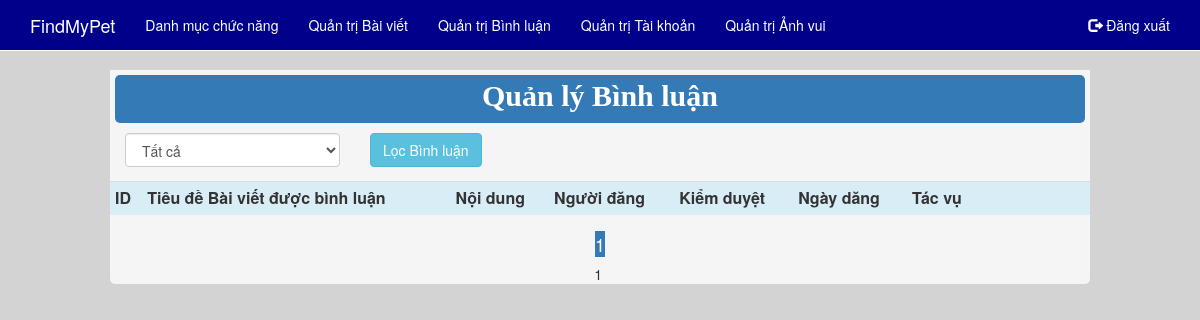
The app's page /Admin/QLBinhLuan.php (signed in), older data.
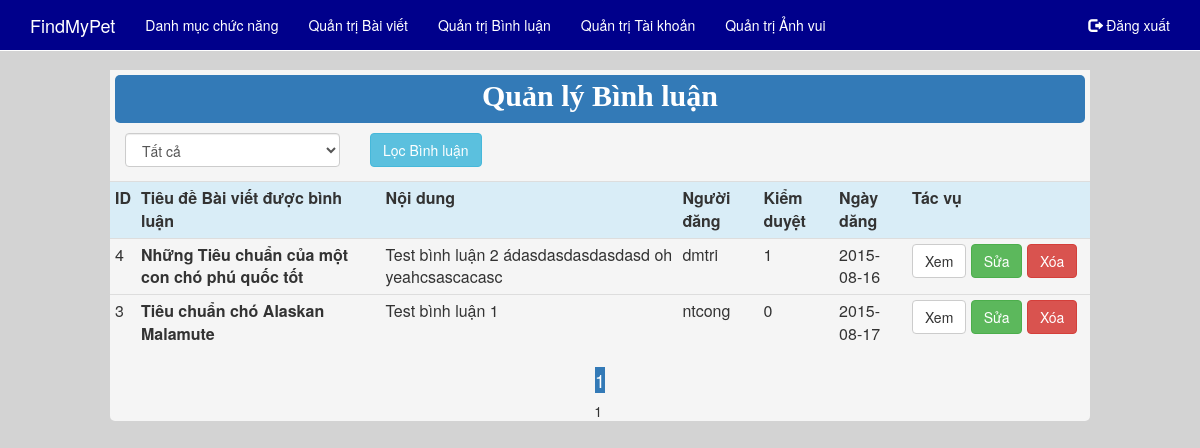
The same page, newer data.
### tables this page shows
CREATE TABLE IF NOT EXISTS `binhluan` (
  `ID` int(11) NOT NULL,
  `IDBinhLuan` int(11) NOT NULL,
  `NoiDung` text NOT NULL,
  `TenDN` varchar(55) NOT NULL,
  `Ho` varchar(50) NOT NULL,
  `Ten` varchar(50) NOT NULL,
  `Email` varchar(50) NOT NULL,
  `SoDienThoai` varchar(20) NOT NULL,
  `KiemDuyet` tinyint(1) NOT NULL DEFAULT '0',
  `NgayBinhLuan` date DEFAULT NULL
);

CREATE TABLE IF NOT EXISTS `baiviet` (
  `ID` int(11) NOT NULL,
  `TieuDe` varchar(200) NOT NULL,
  `TomTat` text NOT NULL,
  `NoiDung` text NOT NULL,
  `HinhAnh` varchar(100) NOT NULL,
  `TenDN` varchar(55) NOT NULL,
  `IDDanhMuc` int(11) NOT NULL,
  `KiemDuyet` tinyint(1) NOT NULL,
  `NgayDang` date NOT NULL,
  `Loai` varchar(100) NOT NULL,
  `Giong` varchar(100) NOT NULL,
  `DacDiem` text NOT NULL,
  `TinhCach` text NOT NULL,
  `KhaNang` text NOT NULL,
  `NguonGoc` text NOT NULL,
  `TieuChuan` text NOT NULL,
  `Ten` varchar(100) NOT NULL,
  `Mau` varchar(100) NOT NULL,
  `Tuoi` int(11) NOT NULL,
  `DacDiemNhanDang` text NOT NULL
);

### Admin/QLBinhLuan.php (the view, shortened to what this page needs)
<html>
<head>
    <link href="../Bootstrap/css/bootstrap.min.css" rel="stylesheet">
    <link href="../css/menu.css" rel="stylesheet">
    <link rel="stylesheet" type="text/css" href="../css/style.css" media="screen" />
</head>
<body style="background-color: lightgrey;min-height:100%;">
	<?php
        include("menu_Admin.php");
    ?>
<div class="container" style="background-color: whitesmoke;width:980px; border-radius: 5px;">
	<div class="row" style="background-color: whitesmoke;padding-top: 5px;">
    	<p class="bg-primary" style="margin-right: 5px;margin-left: 5px;font-size: 30px;color:white;font-family: tahoma;text-align: center;border-radius:5px;padding-bottom: 5px;"> <b>Quản lý Bình luận</b> </p>
    </div>
    <div class="row">
        <div class="col-md-3">
        	<form name="frmLoc" method="post">
				<select class="form-control" name="slKiemDuyet">
                	<option value='2'> Tất cả</option>
				</select>
		</div>
                <div class="col-md-3" align="left">
                	<button type="submit" class="btn btn-info" name="submit">Lọc Bình luận</button>
                </div>
	</div>
	<div class="row" align="center">
        <table class="table table-condensed">
        <tr>
            <th class="info" >ID</th>
            <th class="info" >Tiêu đề Bài viết được bình luận</th>
			<th class="info" >Nội dung</th>
            <th class="info" >Người đăng</th>
			<th class="info" >Kiểm duyệt</th>
            <th class="info" >Ngày dăng</th>
            <th class="info" width="183" >Tác vụ</th>
        </tr>
        <?php
            $conn = ConnectDB::connect();
            $sql = "SELECT A.ID, B.TieuDe, A.NoiDung, A.TenDN, A.KiemDuyet, A.NgayBinhLuan FROM BinhLuan AS A INNER JOIN BaiViet AS B ON A.IDBinhLuan = B.ID ORDER BY A.ID DESC";
			$row_per_page=10;
			$resultAll = mysqli_query($conn, $sql);
			$rows = $resultAll->num_rows;
			if ($rows>$row_per_page) $page=ceil($rows/$row_per_page);
			else $page=1;
			if(array_key_exists('start',$_GET))
			{
				$start = $_GET['start'];
			}
			else
				$start = 0;
			$sql .= " LIMIT ".$start.",".$row_per_page;
			$result = mysqli_query($conn, $sql);
            if($result->num_rows > 0)
            {
                while($row = $result->fetch_assoc())
                {
                    echo "<tr>";
                        echo "<td>". $row['ID'] ."</td>";
                        echo "<th>". $row['TieuDe'] ."</th>";
						echo "<td>". $row['NoiDung'] ."</td>";
						echo "<td>". $row['TenDN'] ."</td>";
						echo "<td>". $row['KiemDuyet'] ."</td>";
						echo "<td>". $row['NgayBinhLuan'] ."</td>";
                        echo "<td>
							<a href='BinhLuan_Doc.php?ID=".$row['ID']."'><input type='button' value='Xem' class='btn btn-default'/></a>
							<a href='BinhLuan_Sua.php?ID=".$row['ID']."'><input type='button' value='Sửa' class='btn btn-success'/></a>
							<a href='BinhLuan_Xoa.php?ID=".$row['ID']."'> <input type='button' value='Xóa' class='btn btn-danger'/> </a>";
					   	echo "</td>";
                    echo "</tr>";
                }
            }
        ?>
		</table>
         <?php
			$page_cr=($start/$row_per_page)+1;
			echo "<h4><span class='bg-primary'>". $page_cr."</span></h4>";
			for($i=1;$i<=$page;$i++)
			{
				if ($page_cr!=$i) echo "<a href='QLTaiKhoan.php?start=".$row_per_page*($i-1)."'><span>".$i."&nbsp;</span></a>";
			 	else echo "<span>".$i."&nbsp;</span>";
			}
		?>
    </div>
</div>
</body>
</html>

Row changes from the older to the newer data that the page shows:
added binhluan: ID "4", baiviet.TieuDe "Những Tiêu chuẩn của một con chó phú quốc tốt", NoiDung "Test bình luận 2 ádasdasdasdasdasd oh yeahcsascacasc", TenDN "dmtri", KiemDuyet "1", NgayBinhLuan "2015-08-16"
added binhluan: ID "3", baiviet.TieuDe "Tiêu chuẩn chó Alaskan Malamute", NoiDung "Test bình luận 1", TenDN "ntcong", KiemDuyet "0", NgayBinhLuan "2015-08-17"
